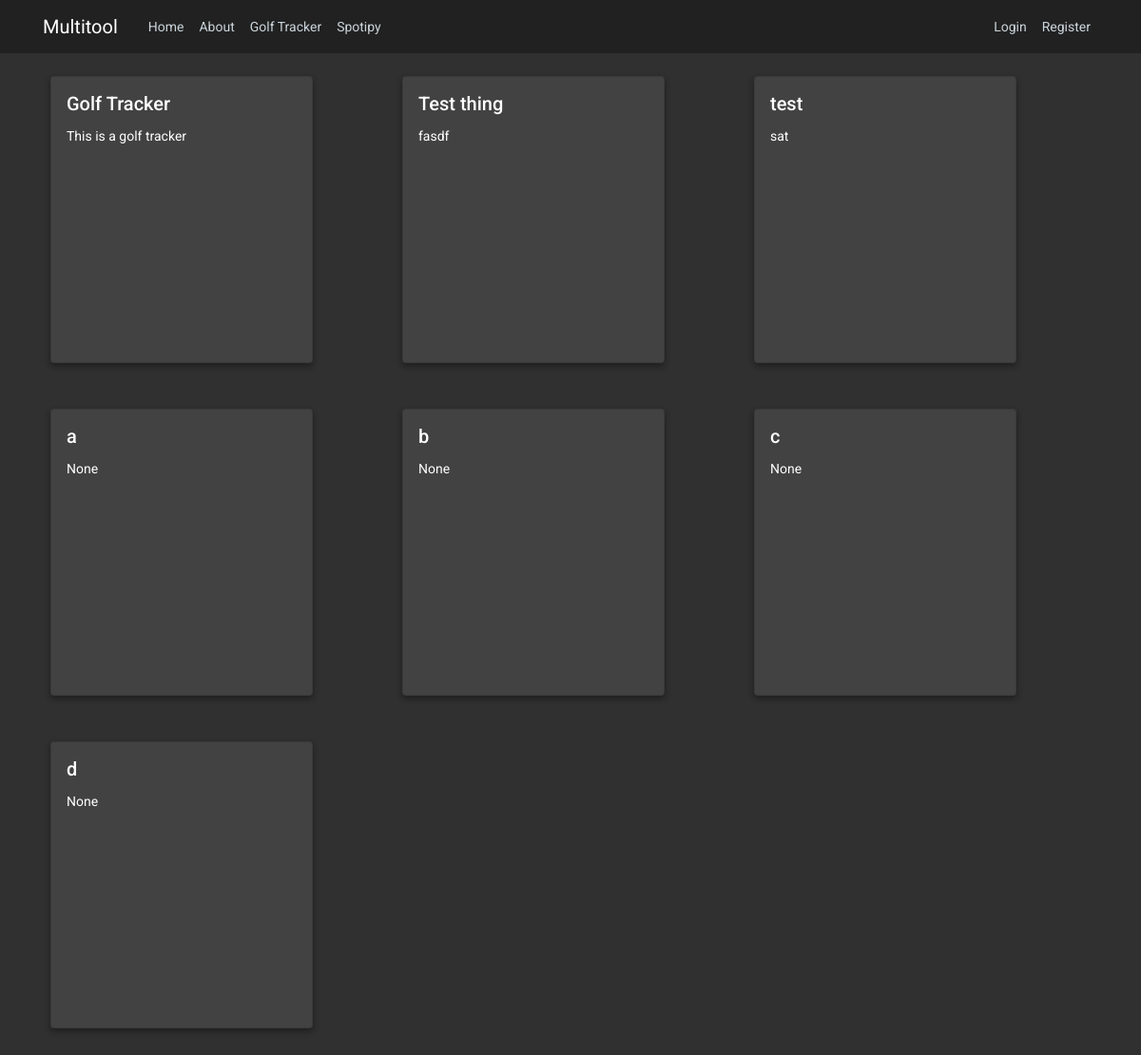
/home, run on an earlier commit of the app's database.
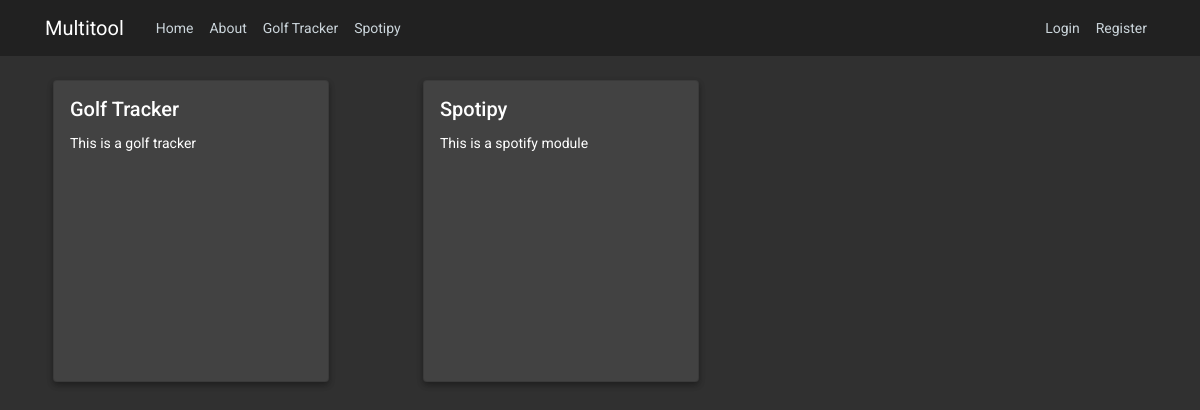
And on a later commit of the database.
### multitool/models.py (models this page shows, shortened)
class Module(db.Model):
    id = db.Column(db.Integer, primary_key=True)
    title = db.Column(db.String(100), nullable=False)
    description = db.Column(db.Text, nullable=False)
    image_file = db.Column(db.String(20), nullable=False, default='default.jpg')
    url = db.Column(db.String(100), nullable=False)

### multitool/main/routes.py (the view)
@main.route("/")
@main.route("/home")
def home():
    modules = Module.query.all()
    return render_template('home.html', modules=modules)

### multitool/templates/home.html
{% extends "layout.html" %}
{% block content %}
    <div class="serv">
        <ul>
        {% for module in modules %}
        <li><a href="/{{ module.url }}" style="text-decoration: none;">
            <div class="card dark-card-sm mb-5 mx-2">
                <div class="card-content">
                    <h5 class="card-title">{{ module.title }}</h5>
                    <p class="card-text">{{ module.description }}</p>
                </div>
            </div>
        </li></a>
        {% endfor %}
        </ul>
    </div>
{% endblock content %}

### multitool/templates/layout.html (shortened to what this page needs)
<!DOCTYPE html>
<html>
<head>
    <link rel="stylesheet" href="https://maxcdn.bootstrapcdn.com/bootstrap/4.0.0/css/bootstrap.min.css">
    <link rel="stylesheet" type="text/css" href="{{ url_for('static', filename='main.css') }}">
</head>
<body>
    <header class="site-header">
      <nav class="navbar navbar-expand-md navbar-dark bg-steel fixed-top">
        <div class="container">
          <a class="navbar-brand mr-4" href="/">Multitool</a>
          <div class="collapse navbar-collapse" id="navbarToggle">
            <div class="navbar-nav mr-auto">
              <a class="nav-item nav-link" href="{{ url_for('main.home') }}">Home</a>
              <a class="nav-item nav-link" href="{{ url_for('main.about') }}">About</a>
              <a class="nav-item nav-link" href="{{ url_for('golf.golftracker') }}">Golf Tracker</a>
              <a class="nav-item nav-link" href="{{ url_for('music.spotify') }}">Spotipy</a>
            </div>
            <div class="navbar-nav">
              {% if current_user.is_authenticated %}
                <a class="nav-item nav-link" href="{{ url_for('users.account') }}">Account</a>
                <a class="nav-item nav-link" href="{{ url_for('users.logout') }}">Logout</a>
              {% else %}
                <a class="nav-item nav-link" href="{{ url_for('users.login') }}">Login</a>
                <a class="nav-item nav-link" href="{{ url_for('users.register') }}">Register</a>
              {% endif %}
            </div>
          </div>
        </div>
      </nav>
    </header>
    <main role="main" class="container">
          {% block content %}{% endblock %}
    </main>
</body>
</html>

### multitool/static/main.css (style rules this page uses)
body { font-family: 'Roboto', sans-serif; font-size: 14px; background: #303030; color: #ffffff; margin-top: 5rem; }
h1, h2, h3, h4, h5, h6 { color: #ffffff; }
.bg-steel { background-color: #212121 ; }
.site-header .navbar-nav .nav-link { color: #cbd5db; }
.serv ul { display: flex; flex-wrap: wrap; padding-left: 0; }
.serv ul li { list-style: none; flex: 0 0 33.333333%; }
.dark-card-sm { background: #424242; box-shadow: 0 3px 6px rgba(0,0,0,0.16), 0 3px 6px rgba(0,0,0,0.23); transition: all 0.3s cubic-bezier(.25,.8,.25,1); width: 23vw; }
.card-content { min-height: 300px; color: #ffffff; -webkit-box-flex: 1; -ms-flex: 1 1 auto; flex: 1 1 auto; padding: 1rem; }

What changed in the data, as far as the page shows it:
removed Module: title "Test thing", description "fasdf"
removed Module: title "test", description "sat"
removed Module: title "a", description "None"
removed Module: title "b", description "None"
removed Module: title "c", description "None"
removed Module: title "d", description "None"
added Module: title "Spotipy", description "This is a spotify module"
